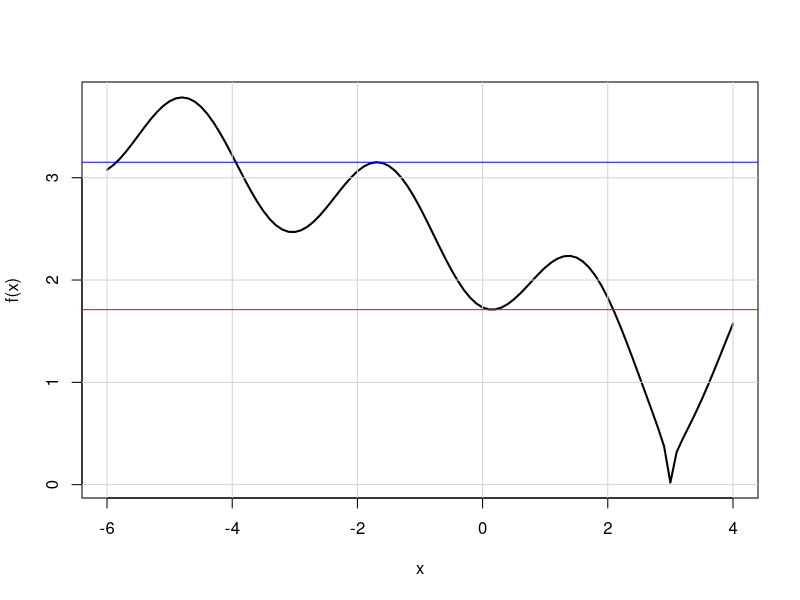

Recreate this plot in R.
## File: pc4ds-lab1.r
## Description: Lab 1 of Parallel Computing for Data Science
## Date: 7/10/2016 by jc

## Exercice 1 ####

is.integer(2)

if(sqrt(2) * sqrt(2) != 2) print("what ?!")

if(0.1 + 0.2 == 0.3) print("result is ok")

if(0.1 + 0.2 != 0.3) print("no way !!!!")

## Exercice 2 ####
# 1.
f <- function(x) sin(x) ^ 2 + sqrt(abs(x - 3))
f2 <- function(x) -f(x)
# 2.
curve(f, from = -6, to = 4, lwd = 2)
grid(lty = 1)
# 3.
integrate(f, -6, 4)
# 4.
mn <- optimize(f, interval = c(-6, 4))
# 5.
Mx <- optimize(f, interval = c(-6, 4), 
               maximum = TRUE)

## MAIS!!!!
abline(h = mn$objective, col = "red")
abline(h = Mx$objective, col = "blue")

## Exercice 3 (Problème) : première version ####

rm(list = ls())
# 1.
simuData <- function(n) rnorm(n)
# 2.
perte <- function(s, y, p) (sum(abs(s - y) ^ p)) ^ (1 / p)
# 3.
y <- simuData(20)

for(p in c(1, 2, 5, 1/2)) {
  print(paste("Begin computation for p = ", p))
  print(optimise(f = perte, interval = range(y), y = y, p = p))
}


## Exercice 3 (Problème) : deuxième version ####

rm(list = ls())
# 1.
simuData <- function(n) rnorm(n)
# 2.
perte <- function(s, y, p) (sum(abs(s - y) ^ p)) ^ (1 / p)
# 3.
y <- simuData(20)

ps <- c(1, 2, 5, 1/2)
lps <- length(ps)
results <- data.frame(p         = numeric(lps),
                      minimum   = numeric(lps),
                      objective = numeric(lps))

for (p in seq_along(ps)) {
  print(paste("Begin computation for p = ", ps[p]))
  res <- optimise(f = perte, interval = range(y), y = y, p = ps[p])
  results[p, ] <- c(ps[p], res)
}

results 
median(y) # should be minimum for p = 1
mean(y)   # should be minimum for p = 2

